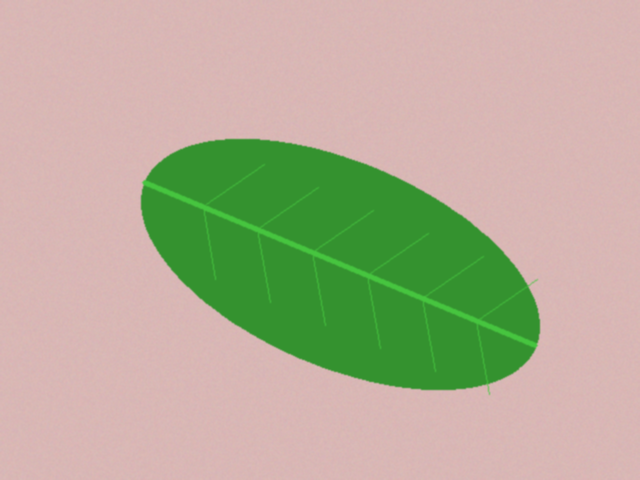
#> input picture Kode_EvalP1-4_2330511016/simuteh_2330511016/data/bersih/teh_001.png, 640 x 480 px
$ python -i bercak.py   (imports and definitions only)
#> lines starting #> are read from the running program, lines starting #| are printed output that depends on the picture; after the words box and inside, x2 and y2 are one past the last pixel; in counts of white or black regions, pixels touching at a corner belong together
#> further down, picture is the input picture: shape (480, 640, 3); mean B, G, R 150.9, 174.9, 180.1
### src/utils_tepi.py
"""utils_tepi.py: fungsi bantu evaluasi deteksi tepi dan morfologi (P5-P6 SIMUTEH)."""
import cv2
import numpy as np


# [27 lines left out: functions tepi_acuan, skor_tepi, iou, not called in this run]


def mask_daun_awal(img_bgr):
    """Mask daun sementara: ambang Otsu pada kanal saturasi (dibahas tuntas di P7)."""
    s = cv2.cvtColor(img_bgr, cv2.COLOR_BGR2HSV)[:, :, 1]
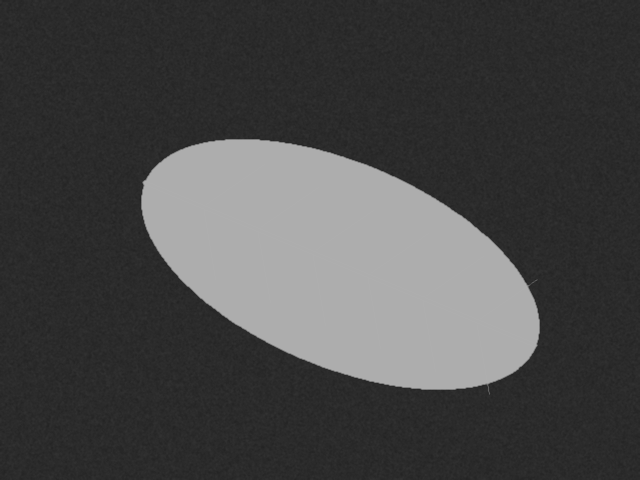
#> s: shape (480, 640); min 35, max 174, mean 71.4
    _, m = cv2.threshold(s, 0, 255, cv2.THRESH_BINARY + cv2.THRESH_OTSU)
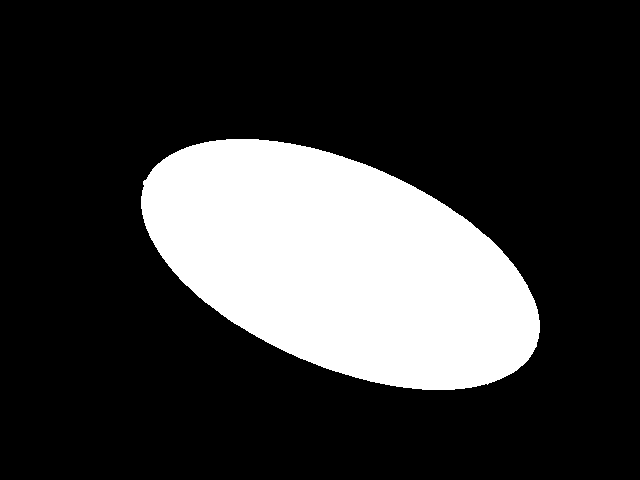
#> m: shape (480, 640); 22.2% white; 1 white region, box (x1, y1, x2, y2) and area: (141, 139, 540, 390) 68115
    return m


def bercak_awal(img_bgr, mask_daun, kanal=2, k=4.0):
    """Citra biner bercak sementara: piksel daun pada kanal terpilih yang lebih
    terang dari median daun + k x MAD (simpangan median absolut, dikali 1,4826).
    Median dan MAD dipakai karena tidak ikut terseret oleh bercak yang luas.
    Hasilnya sengaja masih kasar: memuat titik derau, potongan tulang daun,
    dan tepi daun yang harus dibersihkan dengan operasi morfologi (P6)."""
#> called with kanal = 2, k = 4
    c = img_bgr[:, :, kanal].astype(np.float32)
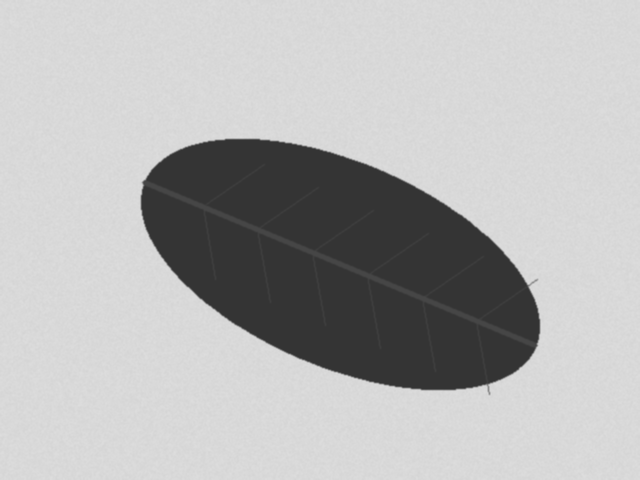
#> c: shape (480, 640) float32; min 52, max 221, mean 180.1
    m = mask_daun > 0
    med = np.median(c[m])
#> med = 52
    mad = 1.4826 * np.median(np.abs(c[m] - med))
#> mad = 0
    return (((c > med + k * mad) & m) * 255).astype(np.uint8)
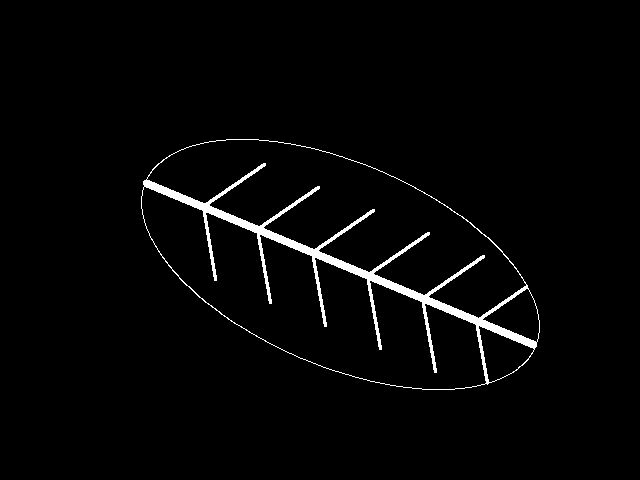
#> returned value: shape (480, 640); 2.3% white; 1 white region, box (x1, y1, x2, y2) and area: (141, 139, 540, 390) 7157

### src/bercak.py
"""bercak.py: analisis bercak SIMUTEH (dipakai ulang mulai P7)."""
import json
import cv2
import numpy as np
from utils_tepi import mask_daun_awal, bercak_awal

PARAM_BERCAK = {
    "kanal": 2,           # kanal terpilih (2 = R)
    "k": 4.0,             # ambang median + k x MAD
    "se_bentuk": "elips", # "elips", "persegi", "silang"
    "se_open": 5,         # ukuran SE opening (0 = tidak dipakai)
    "se_close": 5,        # ukuran SE closing (0 = tidak dipakai)
    "luas_min": 20,       # piksel
    "bulat_min": 0.5,
    "rasio_maks": 1.8,
    "batas_ringan": 0.1,  # persen bercak minimum kelas Ringan
    "batas_berat": 2.0,   # persen bercak minimum kelas Berat
    "mm_per_px": 0.4375,
}
_BENTUK = {"elips": cv2.MORPH_ELLIPSE, "persegi": cv2.MORPH_RECT, "silang": cv2.MORPH_CROSS}


def _se(p, uk):
    return cv2.getStructuringElement(_BENTUK[p["se_bentuk"]], (uk, uk))


def bersihkan(biner, p):
    """Opening membuang titik derau dan potongan tipis; closing menutup celah."""
    hasil = biner.copy()
    # TODO 1: opening = erosi lalu dilasi -> komponen yang lebih kecil/tipis dari SE hilang
    if p["se_open"] > 0:
        hasil = cv2.morphologyEx(hasil, cv2.MORPH_OPEN, _se(p, p["se_open"]))
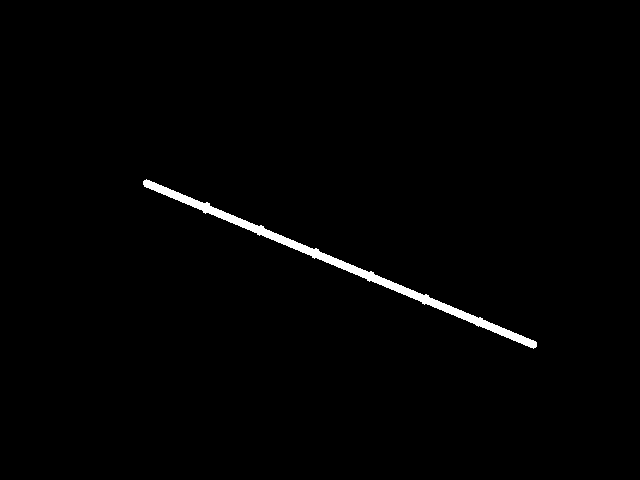
#> hasil: shape (480, 640); 1.1% white; 1 white region, box (x1, y1, x2, y2) and area: (143, 179, 537, 349) 3343
    # TODO 2: closing = dilasi lalu erosi -> lubang dan celah sempit di dalam bercak tertutup
    if p["se_close"] > 0:
        hasil = cv2.morphologyEx(hasil, cv2.MORPH_CLOSE, _se(p, p["se_close"]))
#> hasil: shape (480, 640); 1.1% white; 1 white region, box (x1, y1, x2, y2) and area: (143, 179, 537, 349) 3348
    return hasil


def ukur_dan_saring(biner, p):
    """Mengembalikan mask bercak tersaring dan daftar ukuran setiap bercak."""
    keluar, daftar = np.zeros_like(biner), []
#> keluar: shape (480, 640); every value is 0
#> daftar = []
    # TODO 3: label komponen terhubung, konektivitas 8 (bercak nyata menyambung juga lewat diagonal)
    n, lbl, st, cen = cv2.connectedComponentsWithStats((biner > 0).astype(np.uint8),
                                                       connectivity=8)
#> n = 2; st = [[0, 0, 640, 480, 303852], [143, 179, 394, 170, 3348]]; cen = [[319.3, 239.2], [339.2, 263.3]]
    mm2 = p["mm_per_px"] ** 2
    for i in range(1, n):                       # label 0 = latar
        komp = (lbl == i).astype(np.uint8)
        # TODO 4: ukuran tiap komponen
        luas = int(st[i, cv2.CC_STAT_AREA])
        kontur, _ = cv2.findContours(komp, cv2.RETR_EXTERNAL, cv2.CHAIN_APPROX_NONE)
        keliling = cv2.arcLength(kontur[0], True)
        kebulatan = 0.0 if keliling == 0 else 4 * np.pi * luas / keliling ** 2
        w, h = cv2.minAreaRect(kontur[0])[1]
        rasio = max(w, h) / max(min(w, h), 1)
        # TODO 5: simpan hanya komponen yang lolos ketiga syarat
        if luas >= p["luas_min"] and kebulatan >= p["bulat_min"] and rasio <= p["rasio_maks"]:
            keluar[lbl == i] = 255
            daftar.append({"label": i, "luas_px": luas, "luas_mm2": round(luas * mm2, 2),
                           "keliling_px": round(keliling, 1), "kebulatan": round(kebulatan, 2),
                           "rasio_aspek": round(rasio, 2),
                           "cx": int(cen[i][0]), "cy": int(cen[i][1])})
#> this loop made 1 pass
#> (luas, keliling, kebulatan, w, h, rasio) on pass 1: (3348, 946.5, 0.047, 10.92, 426.2, 39.05)
    return keluar, daftar


def kelas_mutu(persen, p):
    """Kelas dari persen bercak: < batas_ringan Sehat, < batas_berat Ringan, sisanya Berat."""
    if persen < p["batas_ringan"]:
        return "Sehat"
    if persen < p["batas_berat"]:
        return "Bercak Ringan"
    return "Bercak Berat"


def analisis_daun(img_praproses, p=None):
    """Masukan: citra BGR hasil praproses. Keluaran: kamus hasil analisis."""
    p = {**PARAM_BERCAK, **(p or {})}
    m_daun = mask_daun_awal(img_praproses)
    biner = bercak_awal(img_praproses, m_daun, kanal=p["kanal"], k=p["k"])
    m_bercak, daftar = ukur_dan_saring(bersihkan(biner, p), p)
#> daftar = []
    # TODO 6: persen bercak = luas bercak / luas daun x 100
    luas_daun = int((m_daun > 0).sum())
#> luas_daun = 68115
    luas_bercak = int(((m_bercak > 0) & (m_daun > 0)).sum())
#> luas_bercak = 0
    persen = 0.0 if luas_daun == 0 else 100.0 * luas_bercak / luas_daun
#> persen = 0
    # TODO 7: kelas dengan batas_ringan dan batas_berat
    kelas = kelas_mutu(persen, p)
#> kelas = 'Sehat'
    return {"mask_daun": m_daun, "mask_bercak": m_bercak, "jumlah_bercak": len(daftar),
            "persen_bercak": round(float(persen), 3), "kelas": kelas, "bercak": daftar}


def simpan_param(p, path="../hasil/param_bercak.json"):
    with open(path, "w") as f:
        json.dump({**PARAM_BERCAK, **p}, f, indent=2)

>>> import cv2
>>> picture = cv2.imread('../Kode_EvalP1-4_2330511016/simuteh_2330511016/data/bersih/teh_001.png')
>>> result = analisis_daun(picture)
#> result = 6 items

$ run again, on Kode_EvalP1-4_2330511016/simuteh_2330511016/data/bersih/teh_003.png
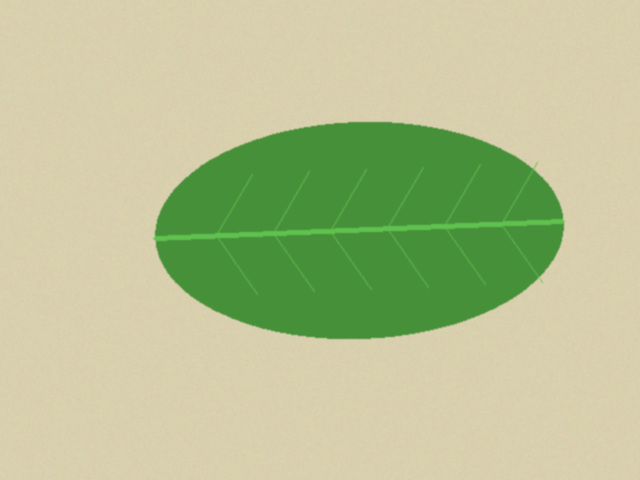
#> input picture Kode_EvalP1-4_2330511016/simuteh_2330511016/data/bersih/teh_003.png, 640 x 480 px
#> picture is the input picture: shape (480, 640, 3); mean B, G, R 147.5, 193.6, 183.7
#> in bercak_awal, `c = img_bgr[:, :, kanal].astype(np.float32)`:
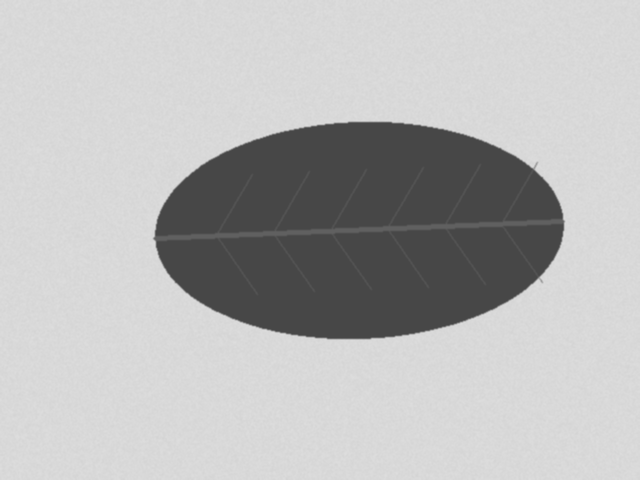
#> c: shape (480, 640) float32; min 71, max 221, mean 183.7
#> med = 71
#> mad = 0
#> in bersihkan, `hasil = cv2.morphologyEx(hasil, cv2.MORPH_OPEN, _se(p, p["se_open"]))`:
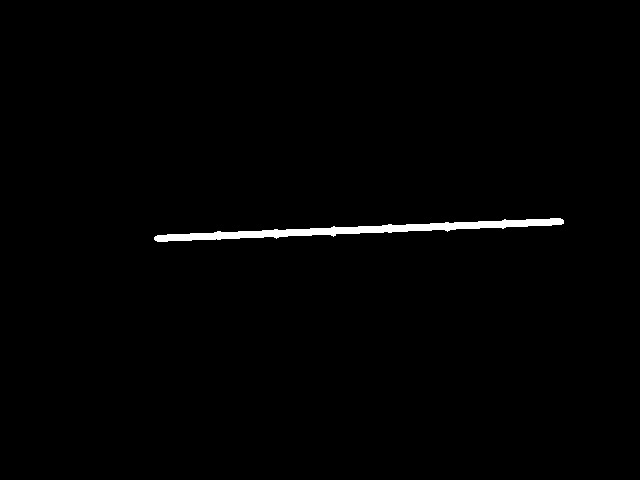
#> hasil: shape (480, 640); 0.96% white; 1 white region, box (x1, y1, x2, y2) and area: (154, 218, 564, 242) 2942
#> keluar: shape (480, 640); every value is 0
#> in ukur_dan_saring, `keluar, daftar = np.zeros_like(biner), []`: daftar = []
#> lbl: shape (480, 640) int32; values 0 (black) and 1 (white), 0.96% white; 1 white region, box (x1, y1, x2, y2) and area: (154, 218, 564, 242) 2944
#> n = 2; st = [[0, 0, 640, 480, 304256], [154, 218, 410, 24, 2944]]; cen = [[319.1, 239.6], [358.6, 229.5]]
#> the loop in ukur_dan_saring, `for i in range(1, n):` made 1 pass
#> (luas, keliling, kebulatan, w, h, rasio) on pass 1: (2944, 852.4, 0.0509, 409.4, 9.99, 40.98)
#> in analisis_daun, `m_bercak, daftar = ukur_dan_saring(bersihkan(biner, p), p)`: daftar = []
#> luas_daun = 69558
#> luas_bercak = 0
#> kelas = 'Sehat'
#> result = 6 items

$ run again, on Kode_EvalP1-4_2330511016/simuteh_2330511016/data/bersih/teh_005.png
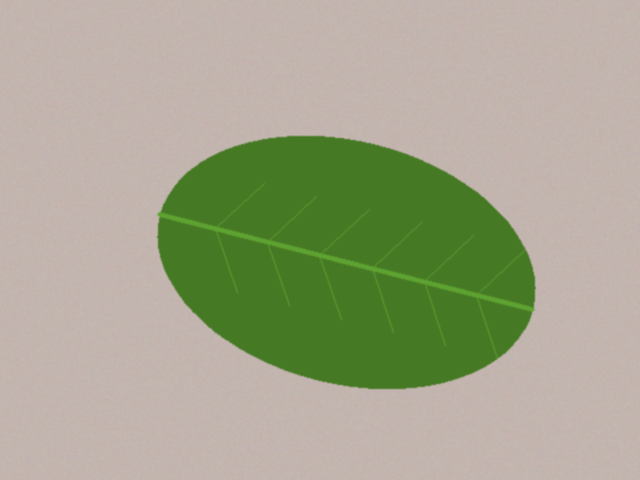
#> input picture Kode_EvalP1-4_2330511016/simuteh_2330511016/data/bersih/teh_005.png, 640 x 480 px
#> picture is the input picture: shape (480, 640, 3); mean B, G, R 141.5, 166.6, 165
#> in bercak_awal, `c = img_bgr[:, :, kanal].astype(np.float32)`:
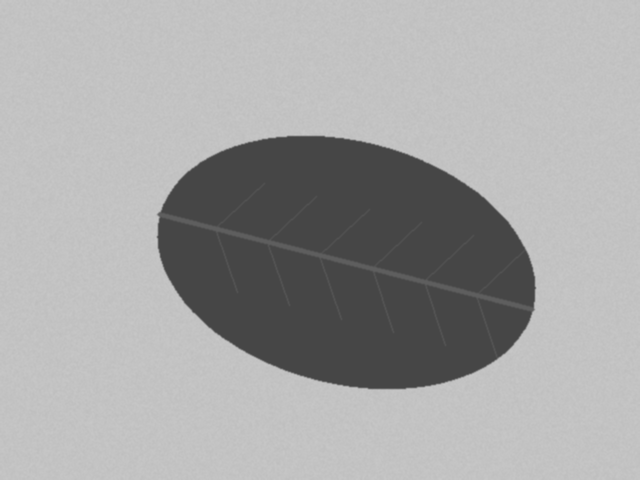
#> c: shape (480, 640) float32; min 70, max 200, mean 165
#> med = 70
#> mad = 0
#> in bersihkan, `hasil = cv2.morphologyEx(hasil, cv2.MORPH_OPEN, _se(p, p["se_open"]))`:
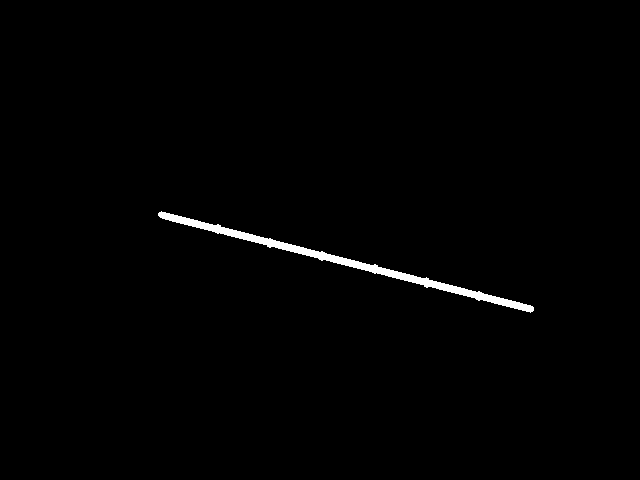
#> hasil: shape (480, 640); 0.92% white; 1 white region, box (x1, y1, x2, y2) and area: (158, 211, 534, 313) 2819
#> keluar: shape (480, 640); every value is 0
#> in ukur_dan_saring, `keluar, daftar = np.zeros_like(biner), []`: daftar = []
#> lbl: shape (480, 640) int32; values 0 (black) and 1 (white), 0.92% white; 1 white region, box (x1, y1, x2, y2) and area: (158, 211, 534, 313) 2831
#> n = 2; st = [[0, 0, 640, 480, 304369], [158, 211, 376, 102, 2831]]; cen = [[319.3, 239.3], [345.8, 261.6]]
#> the loop in ukur_dan_saring, `for i in range(1, n):` made 1 pass
#> (luas, keliling, kebulatan, w, h, rasio) on pass 1: (2831, 846.5, 0.0496, 9.7, 387.3, 39.95)
#> in analisis_daun, `m_bercak, daftar = ukur_dan_saring(bersihkan(biner, p), p)`: daftar = []
#> luas_daun = 73153
#> luas_bercak = 0
#> kelas = 'Sehat'
#> result = 6 items
